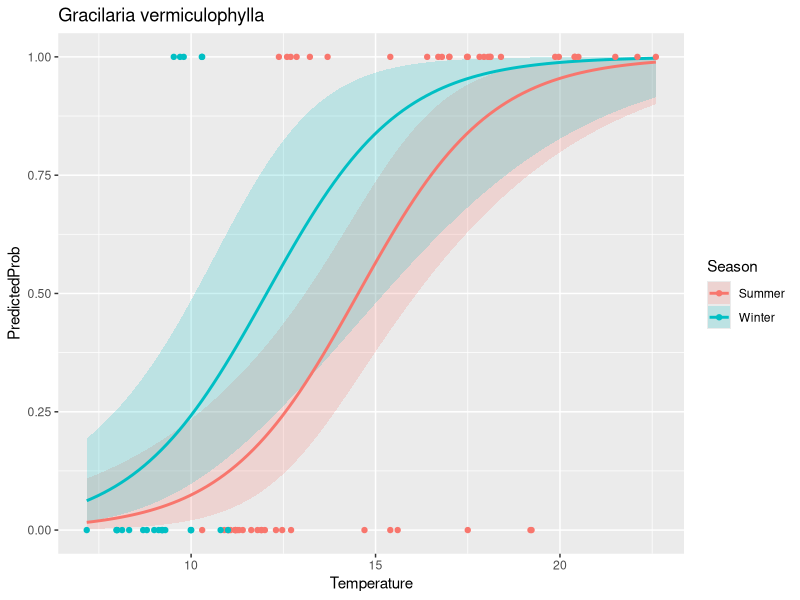

Write the R code that produced this figure.
# ============================================
# BENTHIC SPECIES LOGISTIC REGRESSION MODELS for PRESENCE/ABSENCE 
# Joe's first attempt 
# Last edited: 05/18/2021
# ============================================
library('tidyverse')
library('dplyr')
library('ggplot2')

# by.sample.species already has technical replicates merged
by.sample.species <- read.csv('../data/by.sample.species.csv')
# all the good environmental data 
events <- read.csv('../data/events.joe.format.csv')

# filter out non-san juan data (comment out later)
SJI.sample.species <- by.sample.species # %>%
  #separate(col=sample, remove=FALSE, into=c("site", "date"), sep = 2) %>%
  #filter(site %in% c('LK','CP','FH')) 

# use all species detected at least once as a base 
# TODO need more practice with pivot_wider and pivot_longer  
presence.absence <- SJI.sample.species %>%
  select(sample, species, nReads) %>%
  pivot_wider(names_from=sample, values_from=nReads, values_fill=list(nReads=0))

presence.absence <- presence.absence %>%  
  pivot_longer(!species, names_to='sample', values_to='nReads') 

presence.absence <- presence.absence %>% 
  mutate(nReads = case_when(nReads == 0 ~ 0, nReads !=0 ~ 1)) %>%
  rename(presence=nReads)

# check to make sure the length of presence.absence makes sense - i think it does
#unique.species <- length(unique(SJI.sample.species$sample))
#unique.samples <- length(unique(SJI.sample.species$species))
#FH.unique.species <- length(unique(FH.sample.species$species))
#print(unique.species*unique.samples)

# connect with environmental data to use as continuous variables
presence.absence <- inner_join(presence.absence, events) 

# create site and date column in addition to "sample" 
presence.absence <- presence.absence %>%
  separate(col=sample, remove=FALSE, into=c("site", "date"), sep = 2) 

# now we can build a beautiful logistic model for every species
xtabsdf <- as.data.frame(xtabs(~ presence + sample, data = presence.absence))
presence.absence$sample <- factor(presence.absence$sample)
presence.absence$species <- factor(presence.absence$species)
presence.absence$site <- factor(presence.absence$site)
presence.absence$Area <- factor(presence.absence$Area)

write.csv(presence.absence,"../data/benthic.presence.absence.csv", row.names = FALSE)
# need list of dataframes for each species to make logit models more manageable 
p.a.species <- list()

# loop through all species, creating a dataframe for each 
for(i in unique(presence.absence$species)) {
  print(i)
  one.species <- presence.absence %>%
    filter(species %in% c(i))
  p.a.species[[i]] <- one.species
  
}

# LOGIT FUNCTION =======================================
# takes species string -> returns logit object
# model takes season(factor), pH(cont) and temperature(cont) as inputs
# TODO make function take independent variables as inputs
# ======================================================
species_logit <- function(species_str){

  mylogit <- glm(presence ~ Season + pH_new + Temperature, data = p.a.species[[species_str]], family = "binomial", maxit=100)
  print(p.a.species[[species_str]])
  
  print(mylogit)
  confint(mylogit)
  
  return(mylogit)
  
  }
# ======================================================

# call the logit function 
test_logit <- species_logit('Gracilaria vermiculophylla')

# display results 
summary(test_logit)


# VISUAlIZE LOGIT MODEL AS PROBABILITY  ================
# takes logit object and species string as input
# holds pH constant to visualize temp gradient 
# ======================================================
max(presence.absence$Temperature)
min(presence.absence$Temperature)

plot_logit <- function(species_str, test_logit) {
  
  print(confint(test_logit))
  print(exp(cbind(OR = coef(test_logit), confint(test_logit))))
  
  # create range of temps, for both "Summer" and "Winter" factors, hold pH constant  
  newdata2 <- with(p.a.species[[species_str]], data.frame(
                Temperature = rep(seq(from = 7.17, to = 22.6, length.out = 100),2), 
                pH_new = mean(pH_new), 
                Season = factor(rep(c('Summer','Winter'), each = 100))))

  newdata3 <- cbind(newdata2, predict(test_logit, newdata = newdata2, type = "link",
                se = TRUE))

  newdata3 <- within(newdata3, {
    PredictedProb <- plogis(fit)
    LL <- plogis(fit - (1.96 * se.fit))
    UL <- plogis(fit + (1.96 * se.fit))
  })

  head(newdata3)
  
  # plot the output 
  logit_plot <- ggplot(newdata3, aes(x = Temperature, y = PredictedProb)) + 
    geom_ribbon(aes(ymin = LL,  ymax = UL, fill = Season), alpha = 0.2) + 
    geom_line(aes(colour = Season),size = 1) +
    geom_point(data= p.a.species[[species_str]], aes(x = Temperature, y = presence, colour = Season)) +
    labs(title=species_str) 
  
  return(logit_plot)
  }
# ======================================================

# call the visualize function 
plot_logit('Gracilaria vermiculophylla', test_logit)

# ======================================================
# ======================================================

# TODO so i don't forget 
# benthic community vs benthic community in the water column
# what portion of detected species have planktonic phase? 
# gametes/plankton vs adults - eli fish vs shrimp vs crab <- model?
# replicate graph from Terrie's student's published paper for p/a data
# known spawning month for invertebrates nReads 
# habitat depth of detected organisms? 
# replicate interactive app to view relative abundance and community structure
